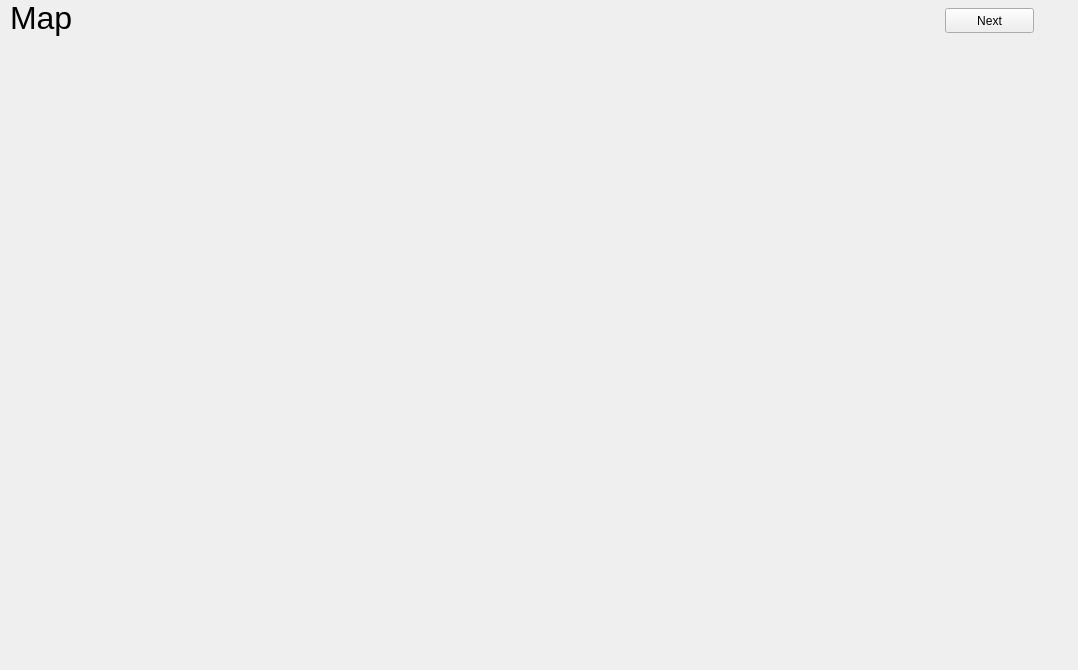
        <widget class="QWidget" name="Map">
         <widget class="QWidget" name="verticalLayoutWidget_3">
          <property name="geometry">
           <rect>
            <x>-1</x>
            <y>40</y>
            <width>1041</width>
            <height>621</height>
           </rect>
          </property>
          <layout class="QVBoxLayout" name="layout_map"/>
         </widget>
         <widget class="QPushButton" name="prev">
          <property name="geometry">
           <rect>
            <x>945</x>
            <y>8</y>
            <width>89</width>
            <height>25</height>
           </rect>
          </property>
          <property name="text">
           <string>Next</string>
          </property>
         </widget>
         <widget class="QLabel" name="Label_map">
          <property name="geometry">
           <rect>
            <x>10</x>
            <y>0</y>
            <width>1059</width>
            <height>36</height>
           </rect>
          </property>
          <property name="sizePolicy">
           <sizepolicy hsizetype="Preferred" vsizetype="Maximum">
            <horstretch>0</horstretch>
            <verstretch>0</verstretch>
           </sizepolicy>
          </property>
          <property name="maximumSize">
           <size>
            <width>1209</width>
            <height>16777215</height>
           </size>
          </property>
          <property name="font">
           <font>
            <pointsize>24</pointsize>
           </font>
          </property>
          <property name="text">
           <string>Map</string>
          </property>
         </widget>
         <zorder>Label_map</zorder>
         <zorder>verticalLayoutWidget_3</zorder>
         <zorder>prev</zorder>
        </widget>
